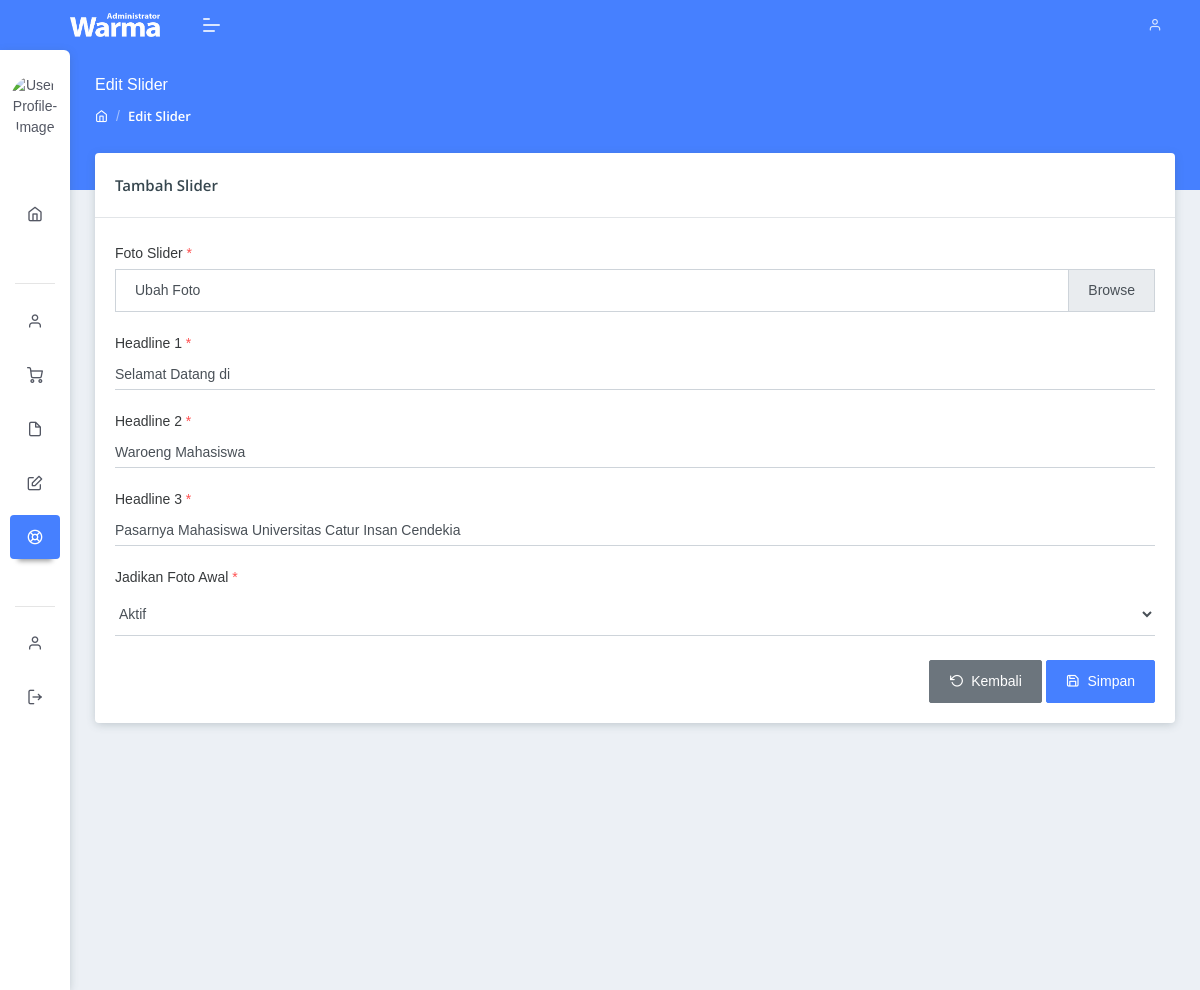
Screenshot of /website/edit_slider/1 with the database file from the repository.
### tables this page shows
CREATE TABLE `slider` (
  `id_slider` int(11) NOT NULL,
  `foto_slider` varchar(100) NOT NULL,
  `headline1` varchar(100) NOT NULL,
  `headline2` varchar(100) NOT NULL,
  `headline3` varchar(100) NOT NULL,
  `status` int(11) NOT NULL
);

### application/core/My_Controller.php (called while the page is built, shortened)
<?php
class My_Controller extends CI_Controller
{
    public function __construct()
    {
        $this->load->model('keranjang_model');
    }
    public function paggingAdmin($content, $data = NULL)
    {
        $data['session'] = $this->db->get_where('admin', ['id_admin' => $this->session->userdata('id')])->row_array();
        $data['header'] = $this->load->view('template/admin/header', $data, TRUE);
        $data['sidebar'] = $this->load->view('template/admin/sidebar', $data, TRUE);
        $data['content'] = $this->load->view($content, $data, TRUE);
        $this->load->view('template/admin/index', $data);
    }
}

### application/controllers/Website.php (called while the page is built, shortened)
<?php
class Website extends My_Controller
{
    public function edit_slider($id)
    {
        $data['title'] = 'Warma CIC | Edit Slider';
        $data['slider'] = $this->website_model->dataSlider_id($id);
        $this->form_validation->set_rules('headline1', 'headline1', 'required|trim', [
            'required' => 'Form ini tidak boleh kosong'
        ]);
        $this->form_validation->set_rules('headline2', 'headline2', 'required|trim', [
            'required' => 'Form ini tidak boleh kosong'
        ]);
        $this->form_validation->set_rules('headline3', 'headline3', 'required|trim', [
            'required' => 'Form ini tidak boleh kosong'
        ]);
        if ($this->form_validation->run() == FALSE) {
            $this->paggingAdmin('admin/website/edit_slider', $data);
        } else {
            $this->website_model->edit_slider();
            $this->session->set_flashdata('message', '<div class="flash-data" data-flashdata="Data berhasil di ubah"></div>');
            redirect('website/data_slider');
        }
    }
}

### index.php (called while the page is built, shortened)
<?php
require_once BASEPATH.'core/CodeIgniter.php';

### application/models/Website_model.php (called while the page is built, shortened)
<?php
class Website_model extends CI_Model
{
    public function dataSlider_id($id)
    {
        $this->db->select('*');
        $this->db->from('slider');
        $this->db->where(['id_slider' => $id]);
        return $this->db->get()->row_array();
    }
}

### application/views/admin/website/edit_slider.php (the view, shortened to what this page needs)
<div class="pcoded-main-container">
    <div class="pcoded-content">
        <div class="page-header">
            <div class="page-block">
                <div class="row align-items-center">
                    <div class="col-md-12">
                        <div class="page-header-title">
                            <h5 class="m-b-10">Edit Slider</h5>
                        </div>
                        <ul class="breadcrumb">
                            <li class="breadcrumb-item"><a href="<?= site_url('dashboard'); ?>"><i class="feather icon-home"></i></a></li>
                            <li class="breadcrumb-item"><a href="#!">Edit Slider</a></li>
                        </ul>
                    </div>
                </div>
            </div>
        </div>
        <form action="" method="POST" enctype="multipart/form-data">
            <div class="row">
                <div class="col-sm-12">
                    <div class="card">
                        <div class="card-header">
                            <h5 class="mt-1">Tambah Slider</h5>
                        </div>
                        <div class="card-body">
                            <div class="form-group">
                                <label for="inputEmail3" class="col-form-label col-form-label-sm">Foto Slider <span class="text-danger">*</span></label>
                                <div class="custom-file">
                                    <label class="custom-file-label" for="inputGroupFile01">Ubah Foto</label>
                                </div>
                            </div>
                            <div class="form-group">
                                <label for="inputPassword3" class="col-form-label col-form-label-sm">Headline 1 <span class="text-danger">*</span></label>
                                <input type="text" class="form-control form-control-sm" id="headline1" name="headline1" placeholder="Masukkan Headline 1" value="<?= $slider['headline1']; ?>">
                            </div>
                            <div class="form-group">
                                <label for="inputPassword3" class="col-form-label col-form-label-sm">Headline 2 <span class="text-danger">*</span></label>
                                <input type="text" class="form-control form-control-sm" id="headline2" name="headline2" placeholder="Masukkan Headline 2" value="<?= $slider['headline2']; ?>">
                            </div>
                            <div class="form-group">
                                <label for="inputPassword3" class="col-form-label col-form-label-sm">Headline 3 <span class="text-danger">*</span></label>
                                <input type="text" class="form-control form-control-sm" id="headline3" name="headline3" placeholder="Masukkan Headline 3" value="<?= $slider['headline3']; ?>">
                            </div>
                            <div class="form-group">
                                <label for="inputPassword3" class="col-form-label col-form-label-sm">Jadikan Foto Awal <span class="text-danger">*</span></label>
                                <select class="form-control" name="status">
                                    <?php if ($slider['status'] == 1) {
                                        $aktif = "selected";
                                    } else {
                                        $aktif = "";
                                        $tidak_aktif = "selected";
                                    }; ?>
                                    <option <?php echo $aktif; ?> value="1"> Aktif</option>
                                </select>
                            </div>
                            <div class="form-group mt-4 mb-0">
                                <button type="submit" class="btn btn-primary float-right"><i class="feather icon-save"></i>&nbsp;&nbsp;Simpan</button>
                                <a href="<?= site_url('website/data_slider'); ?>" class="btn btn-secondary float-right mr-1"><i class="feather icon-rotate-ccw"></i>&nbsp;&nbsp;Kembali</a>
                            </div>
                        </div>
                    </div>
                </div>
            </div>
        </form>
    </div>
</div>

### rows the page displays
slider: headline1 "Selamat Datang di", headline2 "Waroeng Mahasiswa", headline3 "Pasarnya Mahasiswa Universitas Catur Insan Cendekia"
